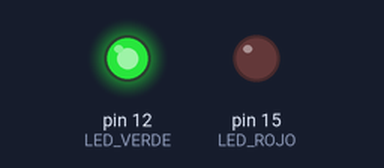
Simulated run of this sketch. Board: Arduino Uno, built with avr-gcc and run on an emulated ATmega328P. Shown: output pins drawn as LEDs (lit = HIGH).

Above: at 0.3 s.
At 5.1 s:
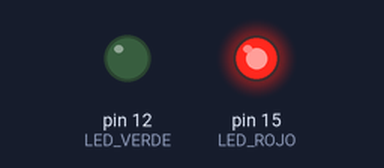
Timing chart, 0 to 8.2 s (numbered marks = the images above):
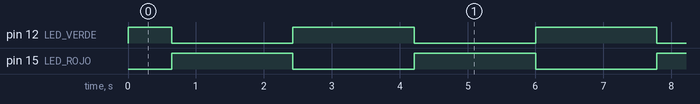

The sketch:

08_fader.ino
```cpp
#define LED_ROJO 15
#define LED_VERDE 12

void setup() {

pinMode(LED_ROJO, OUTPUT);
pinMode(LED_VERDE, OUTPUT);

}

void loop() {
  for(int i = 0; i <= 255; i++ ){
      analogWrite(LED_ROJO, i);
      analogWrite(LED_VERDE, 255 - i);
      delay(5);
  }
  delay(500);
  for(int i = 0; i <= 255; i++ ){
      analogWrite(LED_ROJO, 255 - i);
      analogWrite(LED_VERDE, i);
      delay(5);
  }
  delay(500);
}
```

Measured:
- by itself, pin 12 (LED_VERDE): repeats every 3.6 s: LOW 1.8 s, HIGH 1.8 s
- by itself, pin 15 (LED_ROJO): alternates HIGH for 1.8 s and LOW for 1.8 s
